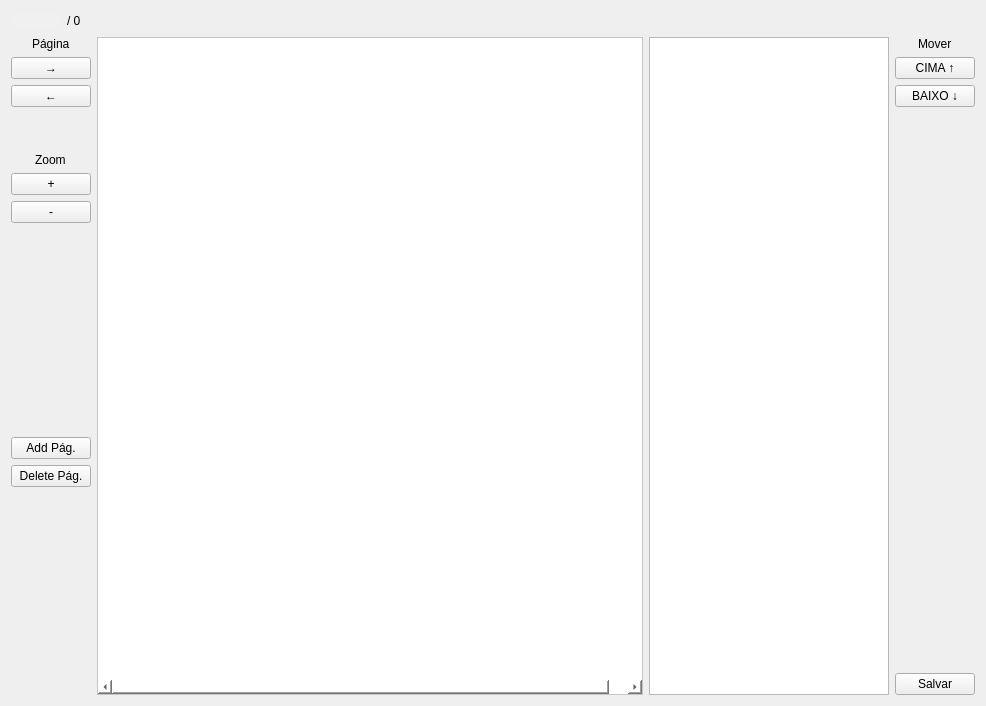
<?xml version="1.0" encoding="UTF-8"?>
<ui version="4.0">
 <class>Form</class>
 <widget class="QWidget" name="Form">
  <property name="geometry">
   <rect>
    <x>0</x>
    <y>0</y>
    <width>978</width>
    <height>706</height>
   </rect>
  </property>
  <property name="windowTitle">
   <string>Form</string>
  </property>
  <layout class="QGridLayout" name="gridLayout">
   <item row="4" column="0">
    <layout class="QHBoxLayout" name="horizontalLayout">
     <item>
      <layout class="QVBoxLayout" name="verticalLayout_5">
       <item alignment="Qt::AlignHCenter">
        <widget class="QLabel" name="label_4">
         <property name="text">
          <string>Página</string>
         </property>
        </widget>
       </item>
       <item>
        <widget class="QPushButton" name="pushButton_4">
         <property name="maximumSize">
          <size>
           <width>84</width>
           <height>16777215</height>
          </size>
         </property>
         <property name="text">
          <string>→</string>
         </property>
        </widget>
       </item>
       <item>
        <widget class="QPushButton" name="pushButton_3">
         <property name="maximumSize">
          <size>
           <width>84</width>
           <height>16777215</height>
          </size>
         </property>
         <property name="text">
          <string>←</string>
         </property>
        </widget>
       </item>
       <item>
        <spacer name="verticalSpacer_3">
         <property name="orientation">
          <enum>Qt::Vertical</enum>
         </property>
         <property name="sizeType">
          <enum>QSizePolicy::Fixed</enum>
         </property>
         <property name="sizeHint" stdset="0">
          <size>
           <width>20</width>
           <height>40</height>
          </size>
         </property>
        </spacer>
       </item>
       <item alignment="Qt::AlignHCenter">
        <widget class="QLabel" name="label_5">
         <property name="text">
          <string>Zoom</string>
         </property>
        </widget>
       </item>
       <item>
        <widget class="QPushButton" name="pushButton_5">
         <property name="text">
          <string>+</string>
         </property>
        </widget>
       </item>
       <item>
        <widget class="QPushButton" name="pushButton_6">
         <property name="text">
          <string>-</string>
         </property>
        </widget>
       </item>
       <item>
        <spacer name="verticalSpacer_2">
         <property name="orientation">
          <enum>Qt::Vertical</enum>
         </property>
         <property name="sizeHint" stdset="0">
          <size>
           <width>20</width>
           <height>40</height>
          </size>
         </property>
        </spacer>
       </item>
       <item>
        <widget class="QPushButton" name="pushButton_7">
         <property name="text">
          <string>Add Pág.</string>
         </property>
        </widget>
       </item>
       <item>
        <widget class="QPushButton" name="pushButton_8">
         <property name="text">
          <string>Delete Pág.</string>
         </property>
        </widget>
       </item>
       <item>
        <spacer name="verticalSpacer_4">
         <property name="orientation">
          <enum>Qt::Vertical</enum>
         </property>
         <property name="sizeHint" stdset="0">
          <size>
           <width>20</width>
           <height>40</height>
          </size>
         </property>
        </spacer>
       </item>
      </layout>
     </item>
     <item>
      <widget class="QScrollArea" name="scrollArea">
       <property name="minimumSize">
        <size>
         <width>546</width>
         <height>0</height>
        </size>
       </property>
       <property name="styleSheet">
        <string notr="true">background-color: rgb(255, 255, 255);</string>
       </property>
       <property name="widgetResizable">
        <bool>true</bool>
       </property>
       <widget class="QWidget" name="scrollAreaWidgetContents">
        <property name="geometry">
         <rect>
          <x>0</x>
          <y>0</y>
          <width>566</width>
          <height>631</height>
         </rect>
        </property>
        <layout class="QVBoxLayout" name="verticalLayout_2">
         <item>
          <layout class="QVBoxLayout" name="verticalLayout">
           <item alignment="Qt::AlignHCenter">
            <widget class="QLabel" name="label">
             <property name="minimumSize">
              <size>
               <width>546</width>
               <height>0</height>
              </size>
             </property>
             <property name="text">
              <string/>
             </property>
            </widget>
           </item>
          </layout>
         </item>
        </layout>
       </widget>
      </widget>
     </item>
     <item>
      <widget class="QListWidget" name="listWidget">
       <property name="minimumSize">
        <size>
         <width>240</width>
         <height>0</height>
        </size>
       </property>
       <property name="maximumSize">
        <size>
         <width>240</width>
         <height>16777215</height>
        </size>
       </property>
       <property name="dragDropMode">
        <enum>QAbstractItemView::DragDrop</enum>
       </property>
       <property name="iconSize">
        <size>
         <width>300</width>
         <height>300</height>
        </size>
       </property>
       <property name="verticalScrollMode">
        <enum>QAbstractItemView::ScrollPerPixel</enum>
       </property>
      </widget>
     </item>
     <item>
      <layout class="QVBoxLayout" name="verticalLayout_4">
       <item alignment="Qt::AlignHCenter">
        <widget class="QLabel" name="label_3">
         <property name="text">
          <string>Mover</string>
         </property>
        </widget>
       </item>
       <item>
        <widget class="QPushButton" name="pushButton_2">
         <property name="text">
          <string>CIMA ↑</string>
         </property>
         <property name="icon">
          <iconset theme="accessories-calculator"/>
         </property>
        </widget>
       </item>
       <item>
        <widget class="QPushButton" name="pushButton">
         <property name="text">
          <string>BAIXO ↓</string>
         </property>
        </widget>
       </item>
       <item>
        <spacer name="verticalSpacer">
         <property name="orientation">
          <enum>Qt::Vertical</enum>
         </property>
         <property name="sizeHint" stdset="0">
          <size>
           <width>20</width>
           <height>40</height>
          </size>
         </property>
        </spacer>
       </item>
       <item>
        <widget class="QPushButton" name="pushButton_9">
         <property name="text">
          <string>Salvar</string>
         </property>
        </widget>
       </item>
      </layout>
     </item>
    </layout>
   </item>
   <item row="0" column="0">
    <layout class="QGridLayout" name="gridLayout_3">
     <item row="1" column="1">
      <widget class="QLabel" name="label_2">
       <property name="minimumSize">
        <size>
         <width>50</width>
         <height>0</height>
        </size>
       </property>
       <property name="maximumSize">
        <size>
         <width>50</width>
         <height>16777215</height>
        </size>
       </property>
       <property name="text">
        <string>/ 0</string>
       </property>
      </widget>
     </item>
     <item row="2" column="2">
      <layout class="QGridLayout" name="gridLayout_2"/>
     </item>
     <item row="1" column="0" alignment="Qt::AlignRight">
      <widget class="QLineEdit" name="lineEdit">
       <property name="maximumSize">
        <size>
         <width>50</width>
         <height>16777215</height>
        </size>
       </property>
       <property name="layoutDirection">
        <enum>Qt::RightToLeft</enum>
       </property>
       <property name="styleSheet">
        <string notr="true">background-color: rgb(240, 240, 240);
border: 0px;</string>
       </property>
       <property name="alignment">
        <set>Qt::AlignRight|Qt::AlignTrailing|Qt::AlignVCenter</set>
       </property>
      </widget>
     </item>
     <item row="1" column="6">
      <spacer name="horizontalSpacer">
       <property name="orientation">
        <enum>Qt::Horizontal</enum>
       </property>
       <property name="sizeType">
        <enum>QSizePolicy::Expanding</enum>
       </property>
       <property name="sizeHint" stdset="0">
        <size>
         <width>500</width>
         <height>20</height>
        </size>
       </property>
      </spacer>
     </item>
    </layout>
   </item>
  </layout>
 </widget>
 <resources/>
 <connections/>
</ui>
